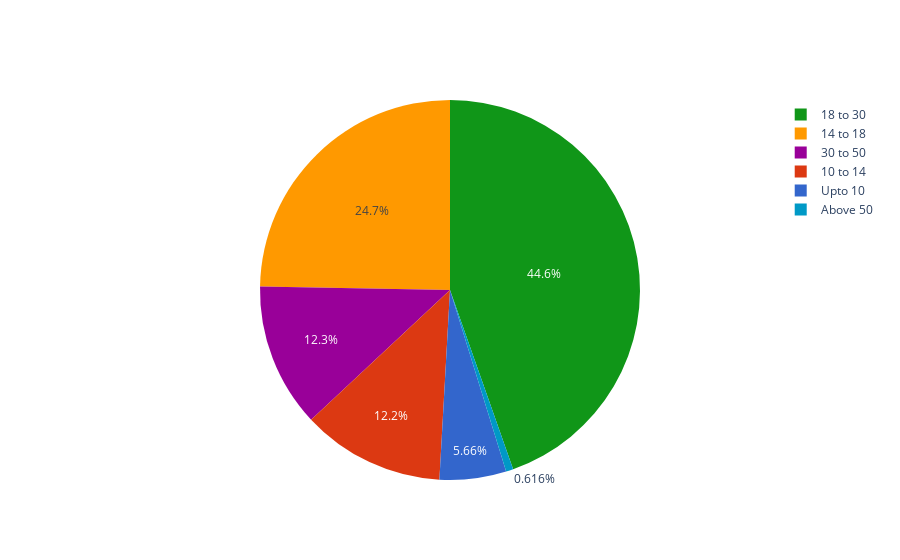

Source (notebook cell):
### Code cell
age_grp = ['Upto 10','10 to 14','14 to 18','18 to 30','30 to 50','Above 50']
age_group_vals = [upto_10,ten_to_14,fourteen_to_18,eighteen_to_30,thirty_to_50,above_50]

fig = go.Figure(data=[go.Pie(labels=age_grp, values=age_group_vals,sort=True,
                            marker=dict(colors=px.colors.qualitative.G10),textfont_size=12)])

fig.show()

### Figure 1 — Plotly figure (JSON) as saved in the notebook; plotly's stock layout.template omitted (floating-point values rounded to 4 significant figures)
{"data": [{"sort": true, "textfont": {"size": 12}, "labels": ["Upto 10", "10 to 14", "14 to 18", "18 to 30", "30 to 50", "Above 50"], "values": [239, 513, 1042, 1882, 517, 26], "marker": {"colors": ["#3366CC", "#DC3912", "#FF9900", "#109618", "#990099", "#0099C6", "#DD4477", "#66AA00", "#B82E2E", "#316395"]}, "type": "pie"}], "layout": {}}
